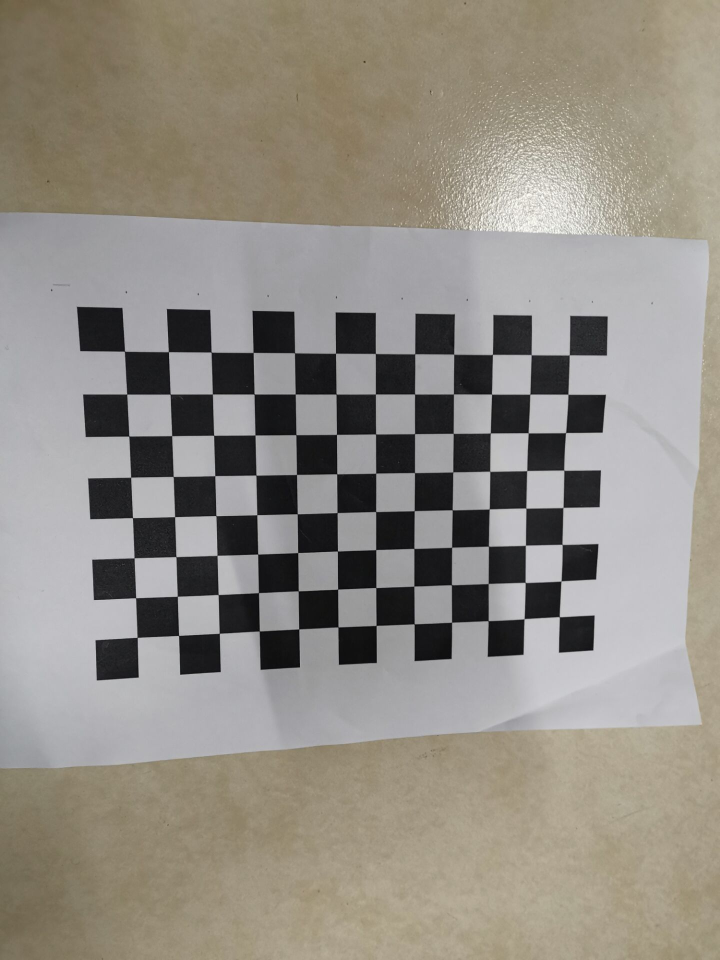
#> input picture pic/1.jpg, 1440 x 1920 px (shown at 1/2 size)
$ python perspective_transform.py
#> lines starting #> are read from the running program, lines starting #| are printed output that depends on the picture
# -*- coding: utf-8 -*-
# @Time    : 2019/10/11
# @Author  : WangMengfan
# @File    : perspective_transform.py
# @Software: PyCharm
import cv2
import numpy as np
from matplotlib import pyplot as plt

img = cv2.imread('../pic/1.jpg')
#> img is the input picture: shape (1920, 1440, 3); mean B, G, R 132.5, 141, 146.2
rows, cols,_ = img.shape
#> rows = 1920; cols = 1440
# the four corners of the original image
points1 = np.float32([[56,65],[368,52],[28,387],[389,390]])
# the target image four corners: left-up, right-up, left-botom, right-bottom
points2 = np.float32([[0,0],[300,0],[0,300],[300,300]])
# generate the perspective transformation matrix
matrix = cv2.getPerspectiveTransform(points1,points2)
print(matrix)
# perspective transformation, the third param is target image size
dst = cv2.warpPerspective(img, matrix, (cols, rows))
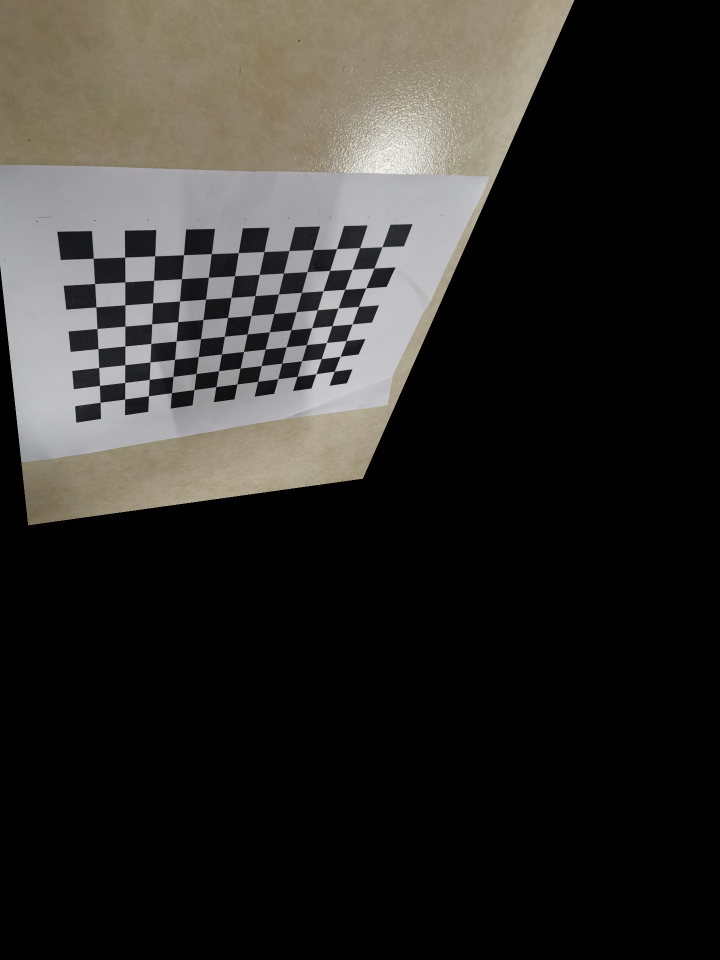
#> dst: shape (1920, 1440, 3) (shown at 1/2 size); mean B, G, R 43, 46.1, 48
plt.subplot(121), plt.imshow(img[:, :, ::-1]), plt.title('input')
plt.subplot(122), plt.imshow(dst[:, :, ::-1]), plt.title('output')
plt.show()
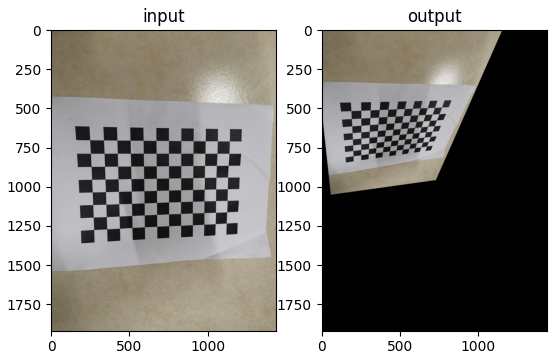
#> figure drawn by matplotlib, 2 panels

$ run again, with pic/10.jpg copied over pic/1.jpg
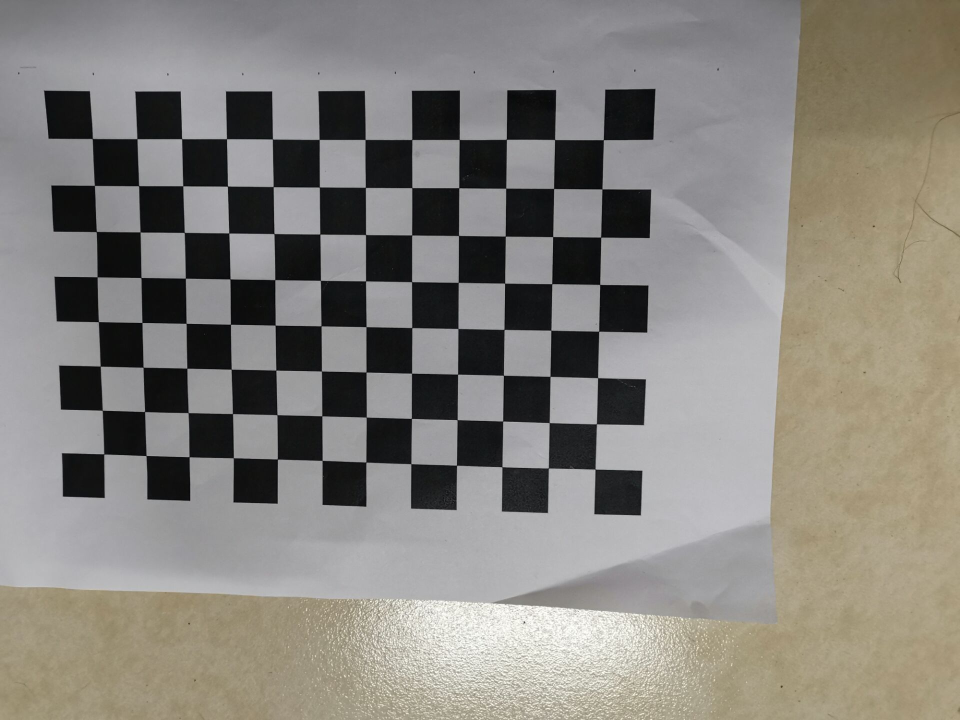
#> input picture pic/10.jpg, 1920 x 1440 px (shown at 1/2 size)
#> img is the input picture: shape (1440, 1920, 3); mean B, G, R 125.9, 131.9, 135.3
#> `dst = cv2.warpPerspective(img, matrix, (cols, rows))`:
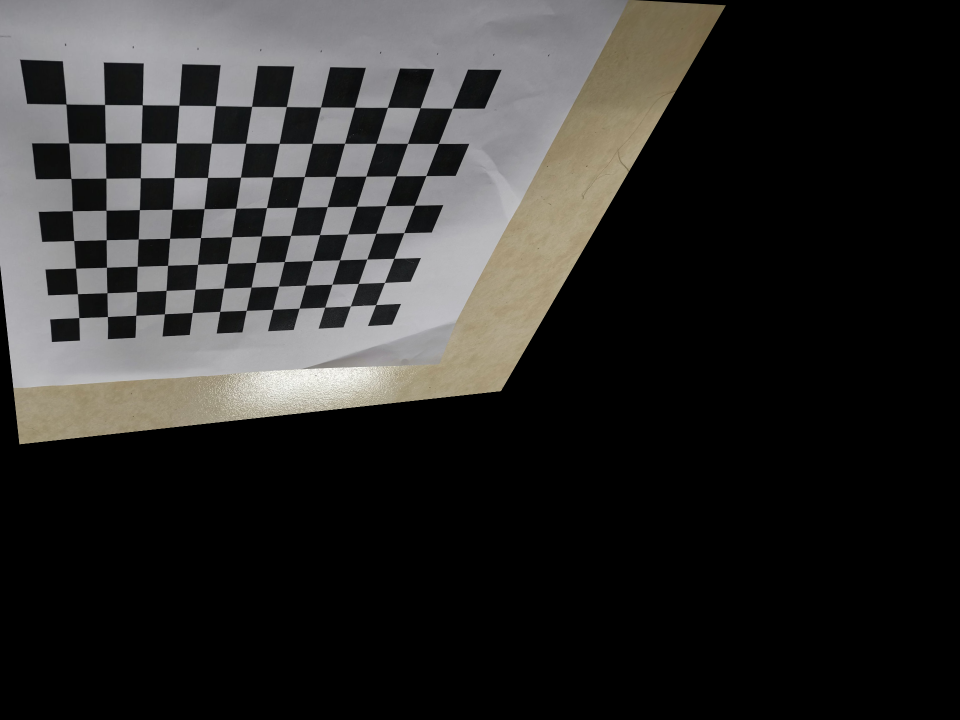
#> dst: shape (1440, 1920, 3) (shown at 1/2 size); mean B, G, R 44, 45.2, 46.1
#> `plt.show()`:
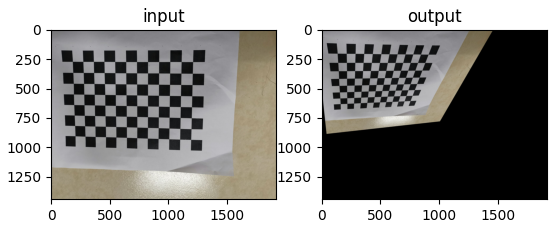
#> figure drawn by matplotlib, 2 panels

$ run again, with pic/11.jpg copied over pic/1.jpg
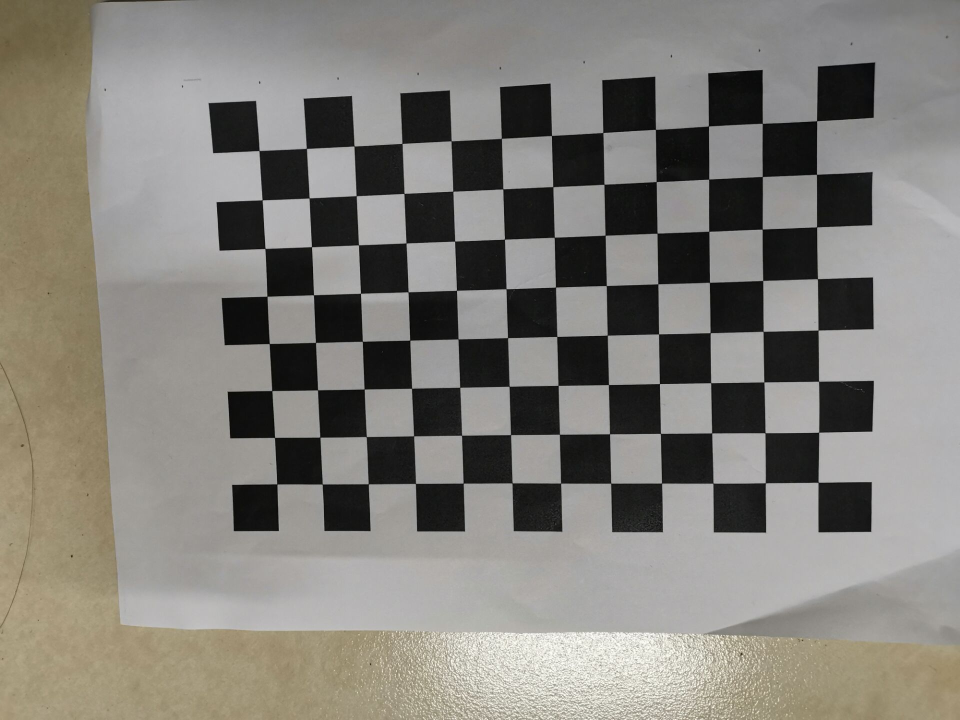
#> input picture pic/11.jpg, 1920 x 1440 px (shown at 1/2 size)
#> img is the input picture: shape (1440, 1920, 3); mean B, G, R 122.1, 128.4, 131.2
#> `dst = cv2.warpPerspective(img, matrix, (cols, rows))`:
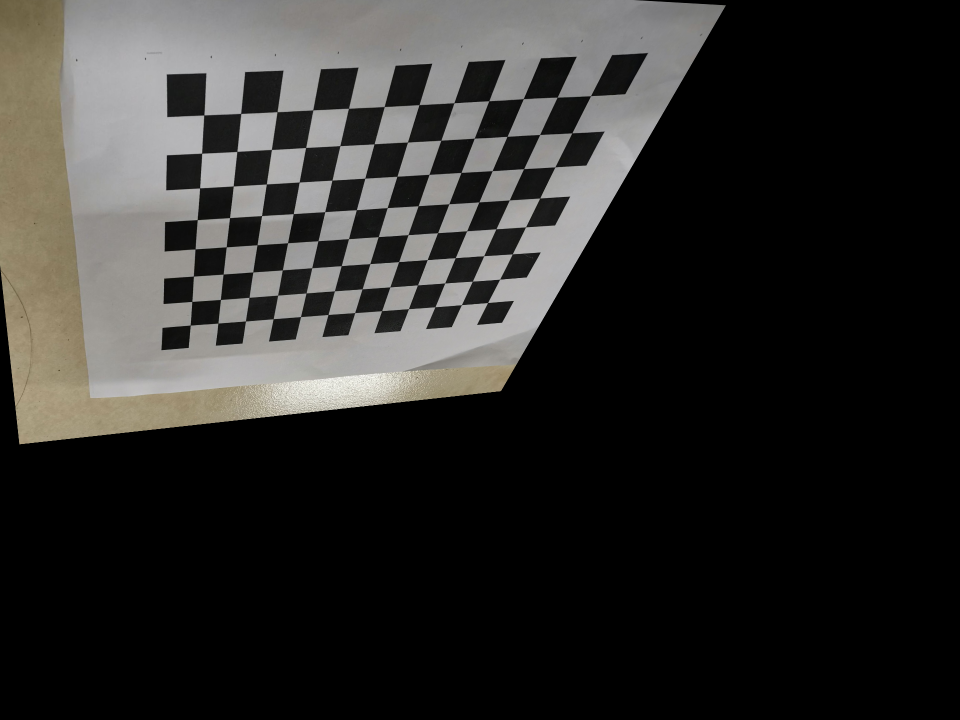
#> dst: shape (1440, 1920, 3) (shown at 1/2 size); mean B, G, R 43.7, 45.7, 46.6
#> `plt.show()`:
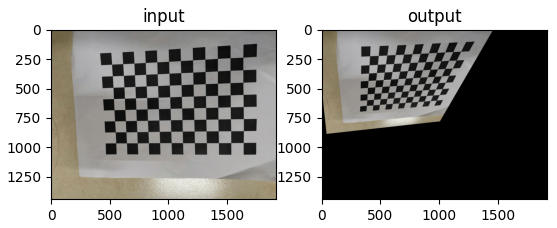
#> figure drawn by matplotlib, 2 panels

$ run again, with pic/12.jpg copied over pic/1.jpg
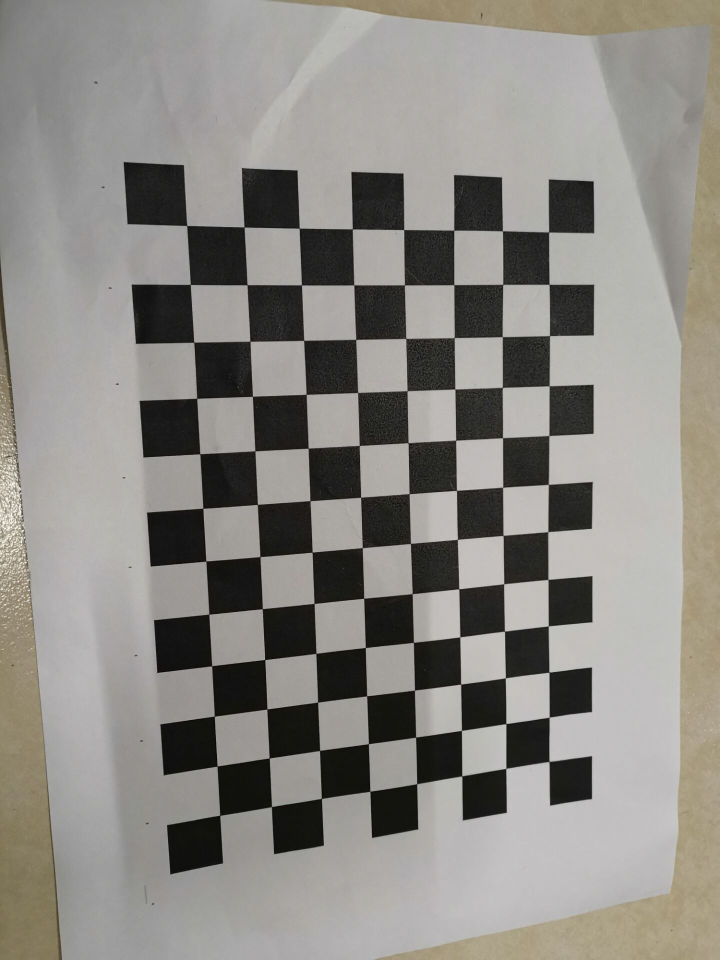
#> input picture pic/12.jpg, 1440 x 1920 px (shown at 1/2 size)
#> img is the input picture: shape (1920, 1440, 3); mean B, G, R 131.8, 136.9, 139.4
#> `dst = cv2.warpPerspective(img, matrix, (cols, rows))`:
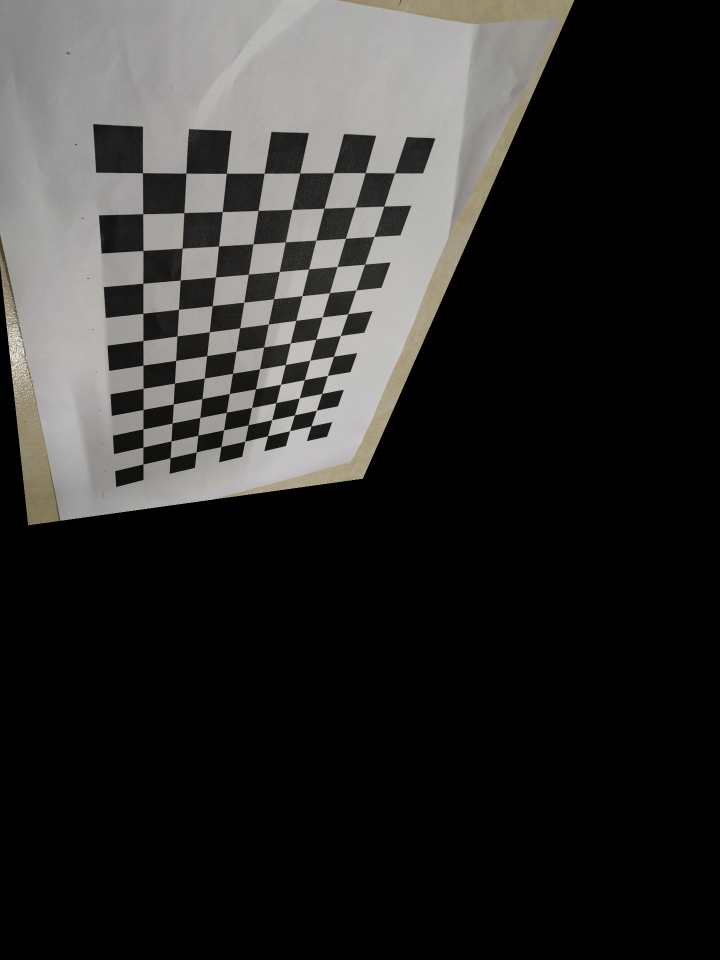
#> dst: shape (1920, 1440, 3) (shown at 1/2 size); mean B, G, R 44.6, 46, 46.7
#> `plt.show()`:
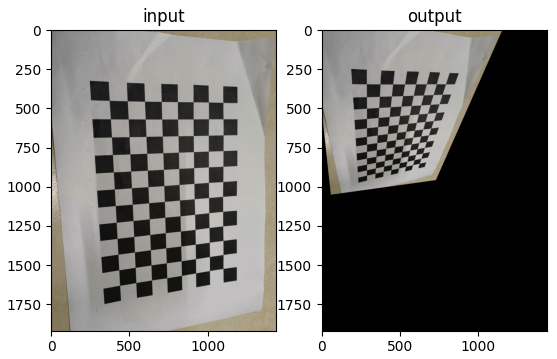
#> figure drawn by matplotlib, 2 panels
